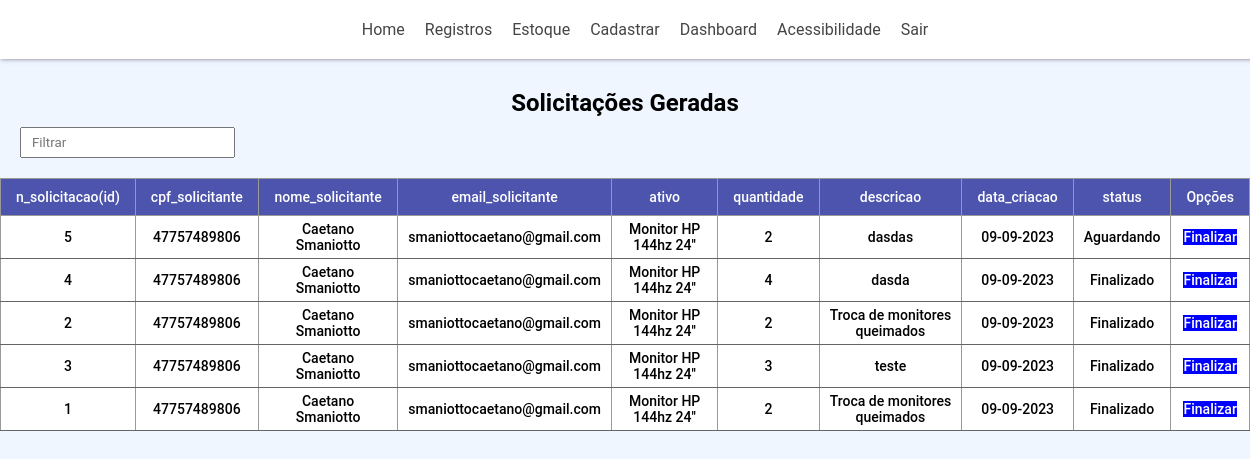
The page /solicitacoes (signed in) on the database as committed earlier.
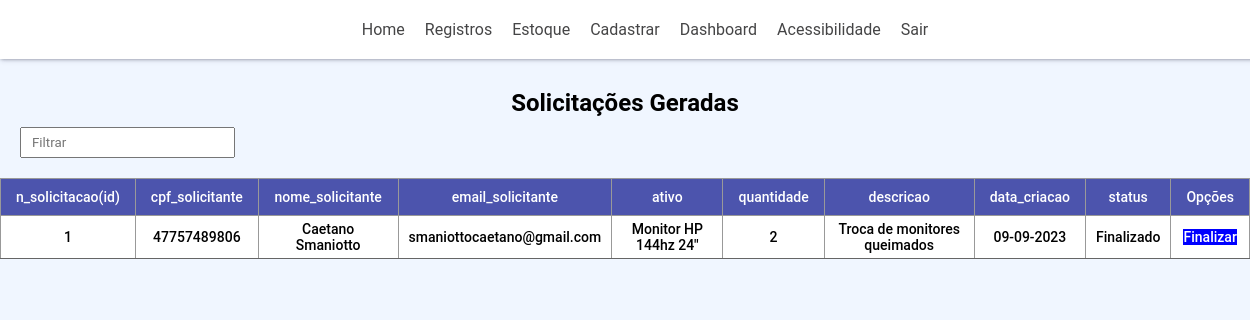
The same page on the database as committed later.
### aplicacao/models.py (models this page shows, shortened)
class Solicitacao(database.Model):
    id = database.Column(database.Integer, primary_key=True)
    descricao = database.Column(database.String(500), nullable=False)
    data = database.Column(database.DateTime, nullable=False, default=datetime.utcnow())
    id_usuario = database.Column(database.Integer, database.ForeignKey('usuario.id')) # quem está gerando
    id_ativo = database.Column(database.Integer, database.ForeignKey('ativo.id'))
    quantidade = database.Column(database.Integer, nullable=False)
    status = database.Column(database.String, nullable=False)

class Usuario(database.Model, UserMixin):
    id = database.Column(database.Integer, primary_key=True)
    cpf = database.Column(database.String(11), nullable=False, unique=True)
    nome = database.Column(database.String(75), nullable=False)
    email = database.Column(database.String(250), nullable=False, unique=True)
    senha = database.Column(database.String, nullable=False)
    permissao = database.Column(database.Integer, nullable=False, default=1)
    solicitacoes = database.relationship("Solicitacao", backref="usuario", lazy=True)

class Ativo(database.Model):
    id = database.Column(database.Integer, primary_key=True)
    nome = database.Column(database.String(75), nullable=False, unique=True)
    tipo = database.Column(database.String, nullable=False)
    descricao = database.Column(database.String(500), nullable=False)
    data_aquisicao = database.Column(database.DateTime, nullable=False)
    data_garantia = database.Column(database.DateTime, nullable=False)
    quantidade_estoque = database.Column(database.Integer, nullable=False)
    solicitacoes = database.relationship("Solicitacao", backref="ativo", lazy=True)
    transacoes = database.relationship("TransacaoEstoque", backref="ativo", lazy=True)

### aplicacao/routes.py (the view)
@app.route("/solicitacoes")
@login_required
def solicitacoes():
    if current_user.permissao < 2:
        return abort(403)
    solicitacoes = Solicitacao.query.order_by(Solicitacao.data.desc()).all()
    return render_template("solicitacoes.html", solicitacoes=solicitacoes)

### aplicacao/models.py (called while the page is built)
@login_manager.user_loader
def load_user(id_usuario):
    return Usuario.query.filter_by(id=int(id_usuario)).first()

### aplicacao/templates/solicitacoes.html (shortened to what this page needs)
{% extends 'base_perfil.html' %}
{% block body %}
<h2>Solicitações Geradas</h2>
<input type="text" id="input" placeholder="Filtrar">
<table border="1" id="minhaTabela">
    <thead>
        <tr>
            <th>n_solicitacao(id)</th>
            <th>cpf_solicitante</th>
            <th>nome_solicitante</th>
            <th>email_solicitante</th>
            <th>ativo</th>
            <th>quantidade</th>
            <th>descricao</th>
            <th>data_criacao</th>
            <th>status</th>
            <th>Opções</th>
        </tr>
    </thead>
    <tbody id="table">
        {% for solicitacao in solicitacoes %}
        <tr>
            <td>{{solicitacao.id}}</td>
            <td>{{solicitacao.usuario.cpf}}</td>
            <td>{{solicitacao.usuario.nome}}</td>
            <td>{{solicitacao.usuario.email}}</td>
            <td>{{solicitacao.ativo.nome}}</td>
            <td>{{solicitacao.quantidade}}</td>
            <td>{{solicitacao.descricao}}</td>
            <td>{{solicitacao.data.strftime('%d-%m-%Y')}}</td>
            <td>{{solicitacao.status}}</td>
            <td><a href="{{ url_for('get_item', item_type='solicitacao', action='finish', item_id=solicitacao.id) }}">Finalizar</a></td>
        </tr>
    {% endfor %}
    </tbody>
</table>
{% endblock %}

Rows that differ between the two databases and show on the page:
removed Solicitacao: id "5", usuario.cpf "47757489806", usuario.nome "Caetano Smaniotto", usuario.email "smaniottocaetano@gmail.com", ativo.nome "Monitor HP 144hz 24''", quantidade "2", descricao "dasdas", data "09-09-2023", status "Aguardando"
removed Solicitacao: id "4", usuario.cpf "47757489806", usuario.nome "Caetano Smaniotto", usuario.email "smaniottocaetano@gmail.com", ativo.nome "Monitor HP 144hz 24''", quantidade "4", descricao "dasda", data "09-09-2023", status "Finalizado"
removed Solicitacao: id "2", usuario.cpf "47757489806", usuario.nome "Caetano Smaniotto", usuario.email "smaniottocaetano@gmail.com", ativo.nome "Monitor HP 144hz 24''", quantidade "2", descricao "Troca de monitores queimados", data "09-09-2023", status "Finalizado"
removed Solicitacao: id "3", usuario.cpf "47757489806", usuario.nome "Caetano Smaniotto", usuario.email "smaniottocaetano@gmail.com", ativo.nome "Monitor HP 144hz 24''", quantidade "3", descricao "teste", data "09-09-2023", status "Finalizado"
